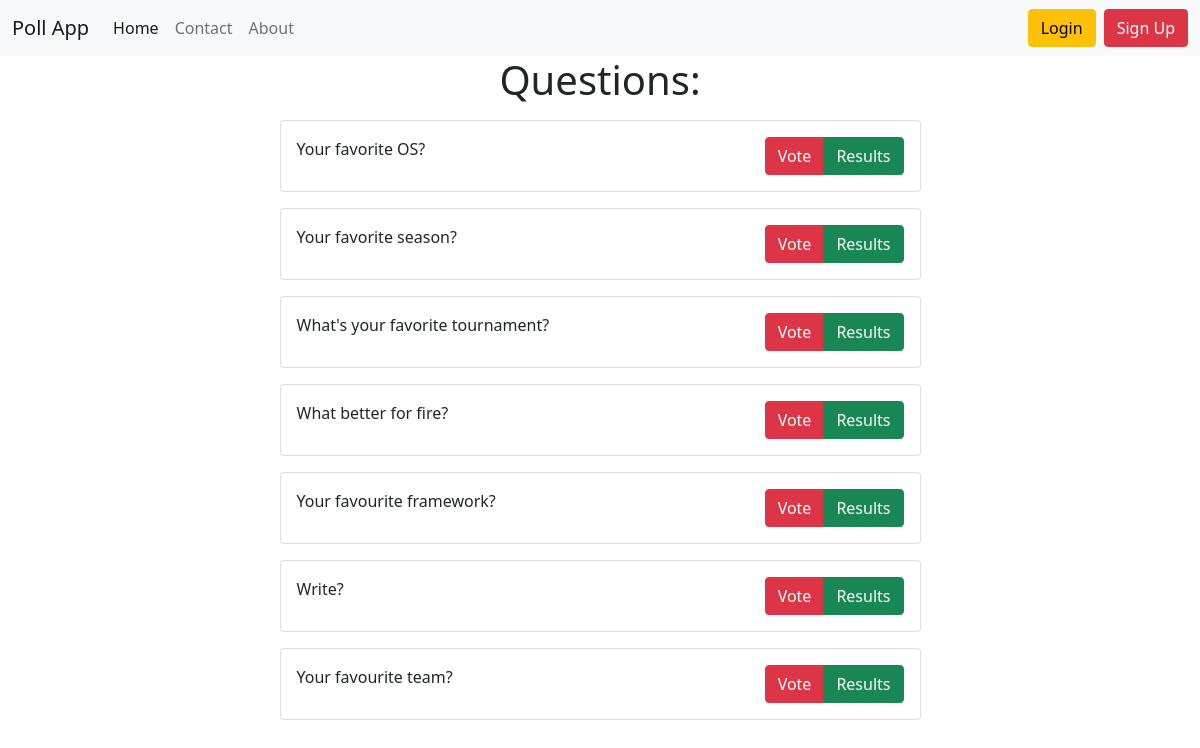
The page / on the database its author committed.
### poll_app/models.py (models this page shows, shortened)
class Question(models.Model):
    question_text = models.CharField(max_length=100, unique=True)
    slug = models.SlugField(unique=True)
    created_at = models.DateTimeField(auto_now_add=True)
    is_active = models.BooleanField(default=True)
    views = models.ManyToManyField(IpModel, related_name='post_views', blank=True)
    class Meta:
        ordering = ['-created_at']

### poll_app/views.py (the view)
# urls.py: path('', HomeView.as_view(), name='home'),
class HomeView(generic.ListView):
    template_name = 'poll_app/home.html'
    context_object_name = 'question_list'
    queryset = Question.objects.filter(is_active=True)

### poll_app/templates/poll_app/home.html (shortened to what this page needs)
{% extends 'base.html' %}
{% block content %}
<h1 class="text-center mb-3">
    Questions:
</h1>
{% if question_list %}
{% for question in question_list %}
<div class="card mb-3">
    <div class="card-body">
        {{ question.question_text }}
        <div class="btn-group float-end" role="group" aria-label="Basic mixed styles example">
            <a type="button" class="btn btn-danger" href="{% url 'poll_app:detail' question.slug %}">Vote</a>
            <a type="button" class="btn btn-success" href="{% url 'poll_app:results' question.slug %}">Results</a>
        </div>
    </div>
</div>
{% empty %}
There are no active polls.
{% endfor %}
{% else %}
<p>No pulls</p>
{% endif %}
{% endblock %}

### rows shown on the page
Question: question_text "Your favorite OS?"
Question: question_text "Your favorite season?"
Question: question_text "What's your favorite tournament?"
Question: question_text "What better for fire?"
Question: question_text "Your favourite framework?"
Question: question_text "Write?"
Question: question_text "Your favourite team?"
